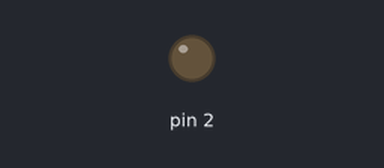
Bench run of a sketch on a simulated Arduino Uno, built with avr-gcc and run on an emulated ATmega328P. On the bench: output pins drawn as LEDs (lit = HIGH).

Above: at 1.2 s.
At 4.05 s:
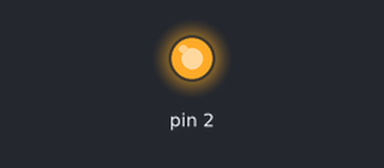
Timing chart, 0 to 4.3 s (numbered marks = the images above):
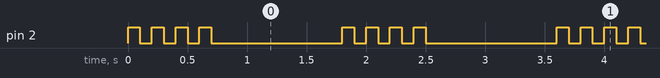

Measured:
- by itself, pin 2: repeats every 1.8 s: 3 × (LOW 0.10 s, HIGH 0.10 s), LOW 1.1 s, HIGH 0.10 s
- by itself, everything shown: repeats every 1.8 s, in 8 steps

The sketch:

LXF_For_Loop.ino
```cpp
void setup() {
  pinMode(2, OUTPUT);
}
void loop() {
  for (int i = 0; i <= 3; i++) {
    digitalWrite(2, HIGH);
    delay(100);
    digitalWrite(2, LOW);
    delay(100);
  }
  delay(1000);
}
```
